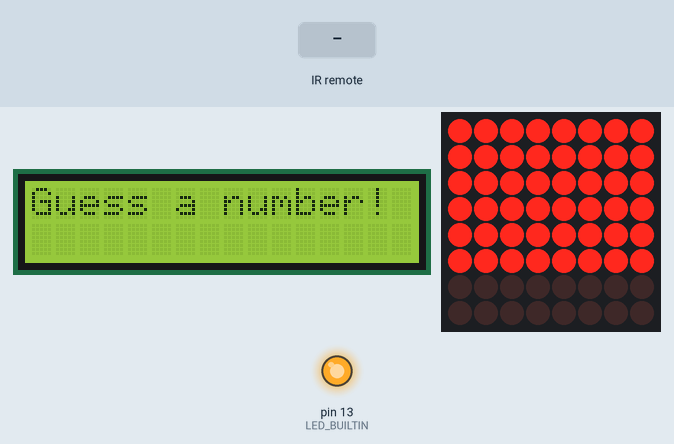
Bench run of a program on a simulated Arduino Uno, built with avr-gcc and run on an emulated ATmega328P. On the bench: 16×2 character LCD, 8×8 LED matrix, output pins drawn as LEDs (lit = HIGH). The inputs (shaded band) are chosen by the test bench. Random numbers use the default seed unless the program sets one; what the program prints to the serial monitor is not drawn.

Above: at 1.2 s.
1.3 s: infrared code 0x40 received
At 2.3 s:
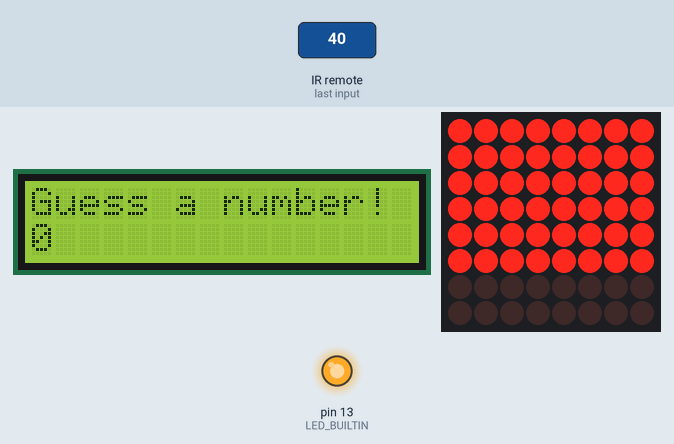
Timing chart, 0 to 4.3 s (numbered marks = the images above; inputs shaded):
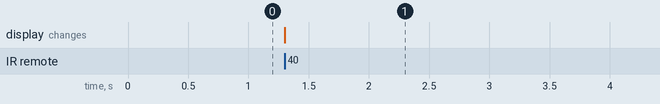

Measured:
- after the input at 1.3 s, the display: changes at once (image 1)

The program:

main.cpp
```cpp
#include <Arduino.h>
#include <IRremote.hpp>
#include <LedControl.h>
#include <LiquidCrystal.h>

#define IR_RECV_PIN 2
LedControl lc = LedControl(6, 5, 4, 1);
LiquidCrystal lcd(7, 8, 9, 10, 11, 12);

int secret;
int maxTurns = 6;

// IR remote 0-9
int numberCommands[10] = {0x16, 0xC,  0x18, 0x5E, 0x8,
                          0x1C, 0x5A, 0x42, 0x52, 0x4A};

void setup() {
  pinMode(LED_BUILTIN, OUTPUT);
  digitalWrite(LED_BUILTIN, HIGH);
  Serial.begin(9600);

  lcd.begin(16, 2);
  IrReceiver.begin(IR_RECV_PIN, ENABLE_LED_FEEDBACK);

  lc.shutdown(0, false);
  lc.setIntensity(0, 0);
  lc.clearDisplay(0);
}

int getGuess() {
  bool gotGuess = false;
  int guess = 0;

  while (!gotGuess) {
    if (IrReceiver.decode()) {
      int receivedCommand = IrReceiver.decodedIRData.command;
      Serial.print("Received command: ");
      Serial.println(receivedCommand, HEX);
      if (receivedCommand == 0x40 &&
          guess > 0) { // 0x40 corresponds to "Play/Pause"
        gotGuess = true;
      } else if (receivedCommand == 0x44) { // 0x44 corresponds to "Backspace"
        guess /= 10;
      } else {
        for (int i = 0; i < 10; i++) {
          if (receivedCommand == numberCommands[i]) {
            guess = guess * 10 + i;
            break;
          }
        }
      }
      lcd.setCursor(0, 1);
      lcd.print(guess);
      delay(150);
      IrReceiver.resume();
    }
  }
  Serial.print("Returning Guess: ");
  Serial.println(guess);
  return guess;
}

void lcColumns(int columnAmount) {
  if (columnAmount == 0) {
    lc.clearDisplay(0);
    return;
  }
  for (int j = 0; j < columnAmount; j++) {
    for (int i = 0; i < 8; i++) {
      lc.setLed(0, j, i, true);
    }
  }
}

void loop() {
  bool won = false;
  randomSeed(micros());
  secret = random(1, 100);

  lcd.print("Guess a number!");
  for (int i = 0; i < maxTurns; i++) {
    lc.clearDisplay(0);
    int remainingTurns = maxTurns - i;
    Serial.print("Remaining Turns: ");
    Serial.println(remainingTurns);
    lcColumns(remainingTurns);

    int guess = getGuess();
    if (guess > secret) {
      lcd.clear();
      lcd.print("Go Lower!");
    } else if (guess < secret) {
      lcd.clear();
      lcd.print("Go Higher!");
    } else {
      won = true;
      break;
    }
  }
  if (won) {
    lcColumns(0);
    lcd.clear();
    lcd.print("You win!");
    String winLineTwo = "Number was " + String(secret);
    lcd.setCursor(0, 1);
    lcd.print(winLineTwo);
  } else {
    lcColumns(0);
    lcd.clear();
    lcd.print("You lose!");
    String loseLineTwo = "Number was " + String(secret);
    lcd.setCursor(0, 1);
    lcd.print(loseLineTwo);
  }
  bool continuePressed = false;
  while (!continuePressed) {
    if (IrReceiver.decode()) {
      int receivedCommand = IrReceiver.decodedIRData.command;
      Serial.print("Received command: ");
      Serial.println(receivedCommand, HEX);
      continuePressed = true;
    }
  }
  lcd.clear();
}
```
